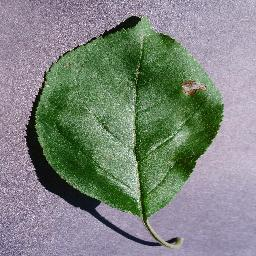
#> input picture leaves/images/Apple_Black_rot/image (106).JPG, 256 x 256 px
$ python Augmentation.py 'leaves/images/Apple_Black_rot/image (106).JPG'
#> lines starting #> are read from the running program, lines starting #| are printed output that depends on the picture
#!/usr/bin/env python3
import random
import sys
from pathlib import Path
import cv2
import numpy as np
import matplotlib.pyplot as plt


def flip_img(path: Path, tag: str = "Flip"):
    img = cv2.imread(path)
    if img is None:
        raise ValueError(f"Could not read image: {path}")
    fliped_img = cv2.flip(img, 1)
    fliped_img_name = f"{path.stem}_{tag}{path.suffix}"
    cv2.imwrite(path.with_name(fliped_img_name), fliped_img)
    return fliped_img


def rotate_img(path: Path, tag: str = "Rotate"):
    img = cv2.imread(path)
    if img is None:
        raise ValueError(f"Could not read image: {path}")
    h, w = img.shape[:2]
    angle = random.uniform(-25, 25)
    M = cv2.getRotationMatrix2D((w / 2, h / 2), angle, 1.0)
    rotated_img = cv2.warpAffine(img, M, (w, h))
    rotated_img_name = f"{path.stem}_{tag}{path.suffix}"
    cv2.imwrite(path.with_name(rotated_img_name), rotated_img)
    return rotated_img


def skew_img(path: Path, tag: str = "Skew"):
    img = cv2.imread(path)
    if img is None:
        raise ValueError(f"Could not read image: {path}")
    h, w = img.shape[:2]
    # 4 coordinates in original img
    pts1 = np.float32([[0, 0], [w, 0], [0, h], [w, h]])
    # 4 coordinates in skewed (shift top-left and top-right in)
    pts2 = np.float32([[50, 0], [w - 50, 0], [0, h], [w, h]])
    M = cv2.getPerspectiveTransform(pts1, pts2)
    skewed_img = cv2.warpPerspective(img, M, (w, h))
    skewed_img_name = f"{path.stem}_{tag}{path.suffix}"
    cv2.imwrite(path.with_name(skewed_img_name), skewed_img)
    return skewed_img


def shear_img(path: Path, tag: str = "Shear"):
    img = cv2.imread(path)
    if img is None:
        raise ValueError(f"Could not read image: {path}")
    h, w = img.shape[:2]
    # 0.2 slants the X axis based on Y height
    shear_factor = 0.2
    M = np.float32([[1, shear_factor, 0], [0, 1, 0]])
    sheared_img = cv2.warpAffine(img, M, (w + int(h * shear_factor), h))
    sheared_img_name = f"{path.stem}_{tag}{path.suffix}"
    cv2.imwrite(path.with_name(sheared_img_name), sheared_img)
    return sheared_img


def crop_img(path: Path, tag: str = "Crop"):
    img = cv2.imread(path)
    if img is None:
        raise ValueError(f"Could not read image: {path}")
    h, w = img.shape[:2]
    margin_h, margin_w = int(h * 0.1), int(w * 0.1)
    cropped_img = img[margin_h: h - margin_h, margin_w: w - margin_w]
    cropped_img_name = f"{path.stem}_{tag}{path.suffix}"
    cv2.imwrite(path.with_name(cropped_img_name), cropped_img)
    return cropped_img


def distort_img(path: Path, tag: str = "Distortion"):
    img = cv2.imread(path)
    if img is None:
        raise ValueError(f"Could not read image: {path}")
    h, w = img.shape[:2]
    # mapping matrices
    map_x, map_y = np.meshgrid(np.arange(w), np.arange(h))
    map_x = map_x.astype(np.float32)
    map_y = map_y.astype(np.float32)
    # distort x coordinates using a sine wave
    for i in range(h):
        map_x[i, :] = map_x[i, :] + 10.0 * np.sin(map_y[i, :] / 20.0)
    distorted_img = cv2.remap(img, map_x, map_y, cv2.INTER_LINEAR)
    distorted_img_name = f"{path.stem}_{tag}{path.suffix}"
    cv2.imwrite(path.with_name(distorted_img_name), distorted_img)
    return distorted_img


transform_registry = {
    "Flip": flip_img,
    "Rotate": rotate_img,
    "Skew": skew_img,
    "Shear": shear_img,
    "Crop": crop_img,
    "Distortion": distort_img,
}


def augment(path_str: str):
    path = Path(path_str)
    if not path.exists():
        raise FileNotFoundError(f"{path} does not exist")
    if not path.is_file():
        raise IsADirectoryError(f"{path} is a directory, not a file.")

    original = cv2.imread(str(path))
#> original is the input picture: shape (256, 256, 3); mean B, G, R 126.1, 133.5, 125.8
    if original is None:
        raise ValueError(f"Could not read image: {path}")

    images = [("Original", original)]
    for name, transform in transform_registry.items():
        images.append((name, transform(path)))
#> this loop made 6 passes
#> pass 1, in flip_img, `fliped_img = cv2.flip(img, 1)`:
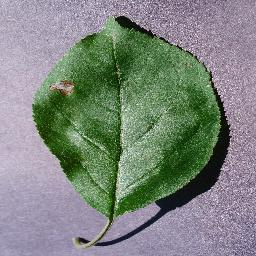
#> fliped_img: shape (256, 256, 3); mean B, G, R 126.1, 133.5, 125.8
#> pass 2, in rotate_img, `rotated_img = cv2.warpAffine(img, M, (w, h))`:
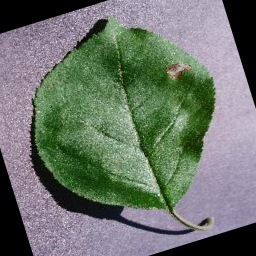
#> rotated_img: shape (256, 256, 3); mean B, G, R 107.2, 116.9, 108.1
#> pass 3, in skew_img, `skewed_img = cv2.warpPerspective(img, M, (w, h))`:
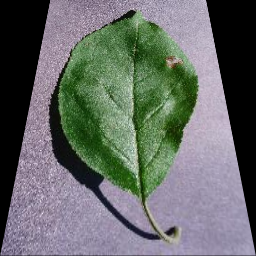
#> skewed_img: shape (256, 256, 3); mean B, G, R 104, 106.8, 102
#> after the loop, images = 7 items

    fig, axes = plt.subplots(1, len(images), figsize=(3 * len(images), 3.5))
    fig.suptitle(str(path))
    for ax, (name, img) in zip(axes, images):
        ax.imshow(cv2.cvtColor(img, cv2.COLOR_BGR2RGB))
        ax.set_title(name)
        ax.axis("off")
#> this loop made 7 passes
#> name on passes 1 to 7: 'Original', 'Flip', 'Rotate', 'Skew', 'Shear', 'Crop', 'Distortion'
    plt.tight_layout()
    plt.show()
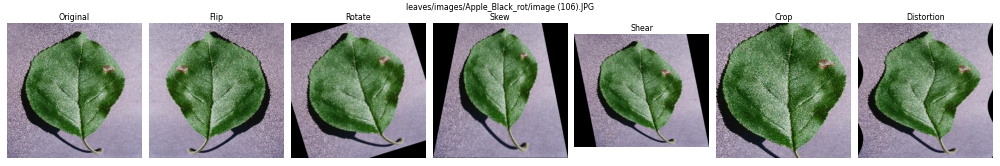
#> figure drawn by matplotlib, 7 panels


if __name__ == "__main__":
    if len(sys.argv) != 2:
        print("Usage: ./Augmentation.py <path_to_image>")
        sys.exit(1)
    try:
        augment(sys.argv[1])
    except (FileNotFoundError, IsADirectoryError, ValueError) as e:
        print(f"Error: {e}")
        sys.exit(1)

$ run again, on leaves/images/Apple_Black_rot/image (137).JPG
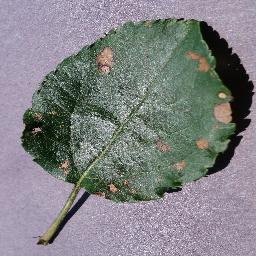
#> input picture leaves/images/Apple_Black_rot/image (137).JPG, 256 x 256 px
#> in augment, original is the input picture: shape (256, 256, 3); mean B, G, R 131.9, 129.8, 129.1
#> the loop in augment, `for name, transform in transform_registry.items():` made 6 passes
#> pass 1, in flip_img, `fliped_img = cv2.flip(img, 1)`:
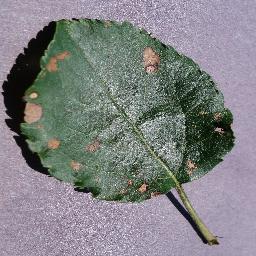
#> fliped_img: shape (256, 256, 3); mean B, G, R 131.9, 129.8, 129.1
#> pass 3, in skew_img, `skewed_img = cv2.warpPerspective(img, M, (w, h))`:
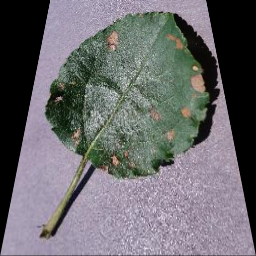
#> skewed_img: shape (256, 256, 3); mean B, G, R 110.1, 106.5, 107.6
#> after the loop in augment, `for name, transform in transform_registry.items():`: images = 7 items
#> the loop in augment, `for ax, (name, img) in zip(axes, images):` made 7 passes
#> name on passes 1 to 7: 'Original', 'Flip', 'Rotate', 'Skew', 'Shear', 'Crop', 'Distortion'

$ run again, on leaves/images/Apple_Black_rot/image (143).JPG
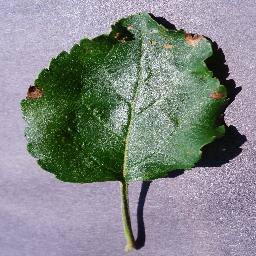
#> input picture leaves/images/Apple_Black_rot/image (143).JPG, 256 x 256 px
#> in augment, original is the input picture: shape (256, 256, 3); mean B, G, R 135.2, 136.4, 131.3
#> the loop in augment, `for name, transform in transform_registry.items():` made 6 passes
#> pass 1, in flip_img, `fliped_img = cv2.flip(img, 1)`:
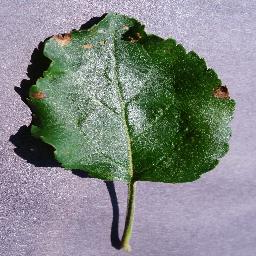
#> fliped_img: shape (256, 256, 3); mean B, G, R 135.2, 136.4, 131.3
#> pass 3, in skew_img, `skewed_img = cv2.warpPerspective(img, M, (w, h))`:
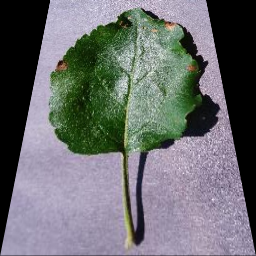
#> skewed_img: shape (256, 256, 3); mean B, G, R 112.4, 109.9, 108.1
#> after the loop in augment, `for name, transform in transform_registry.items():`: images = 7 items
#> the loop in augment, `for ax, (name, img) in zip(axes, images):` made 7 passes
#> name on passes 1 to 7: 'Original', 'Flip', 'Rotate', 'Skew', 'Shear', 'Crop', 'Distortion'

$ run again, on leaves/images/Apple_Black_rot/image (147).JPG
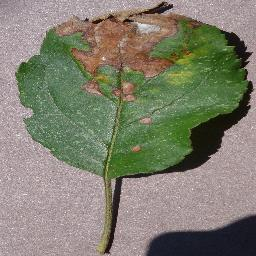
#> input picture leaves/images/Apple_Black_rot/image (147).JPG, 256 x 256 px
#> in augment, original is the input picture: shape (256, 256, 3); mean B, G, R 110.5, 126.9, 128
#> the loop in augment, `for name, transform in transform_registry.items():` made 6 passes
#> pass 1, in flip_img, `fliped_img = cv2.flip(img, 1)`:
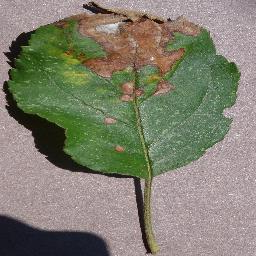
#> fliped_img: shape (256, 256, 3); mean B, G, R 110.5, 126.9, 128
#> pass 3, in skew_img, `skewed_img = cv2.warpPerspective(img, M, (w, h))`:
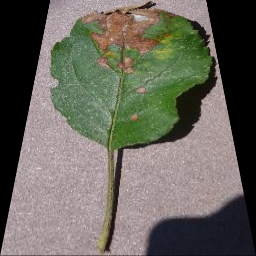
#> skewed_img: shape (256, 256, 3); mean B, G, R 92, 101.6, 104
#> after the loop in augment, `for name, transform in transform_registry.items():`: images = 7 items
#> the loop in augment, `for ax, (name, img) in zip(axes, images):` made 7 passes
#> name on passes 1 to 7: 'Original', 'Flip', 'Rotate', 'Skew', 'Shear', 'Crop', 'Distortion'
